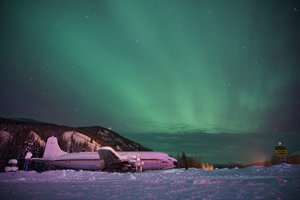
#> input picture images/gallery/01_s.JPG, 300 x 200 px; its folder holds 4 pictures in this run
$ python compress_img.py   (older library calls are emulated)
#> lines starting #> are read from the running program, lines starting #| are printed output that depends on the picture

from PIL import Image
import glob

for filename in glob.glob('../images/gallery/*.JPG'):
    img = Image.open(filename)
#> img is the input picture: PIL image 300x200 RGB; mean R, G, B 63, 90.7, 91.2
    m, n = img.size
#> m = 300; n = 200
    img = img.resize((m//2, n//2), Image.ANTIALIAS)
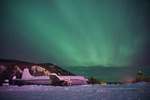
#> img: PIL image 150x100 RGB; mean R, G, B 63, 90.7, 91.2
    img.save(filename, optimize=True, quality=85)
#> pass 2 of the loop `for filename in glob.glob('../images/gallery/*.JPG'):`:
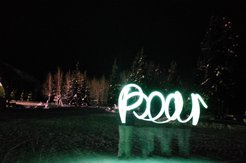
#> input picture images/gallery/02_s.JPG, 246 x 163 px
#> img is the input picture: PIL image 246x163 RGB; mean R, G, B 24.6, 30.9, 27.1
#> `img = img.resize((m//2, n//2), Image.ANTIALIAS)`:
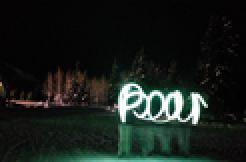
#> img: PIL image 123x81 RGB (shown 2 times larger); mean R, G, B 24.5, 30.8, 27
#> pass 3 of the loop `for filename in glob.glob('../images/gallery/*.JPG'):`:
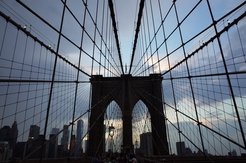
#> input picture images/gallery/03_s.JPG, 246 x 163 px
#> img is the input picture: PIL image 246x163 RGB; mean R, G, B 95.3, 104.2, 117.1
#> `img = img.resize((m//2, n//2), Image.ANTIALIAS)`:
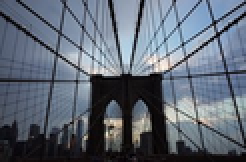
#> img: PIL image 123x81 RGB (shown 2 times larger); mean R, G, B 95.4, 104.2, 117.1
#> the loop made 4 passes; the first 3 are shown
